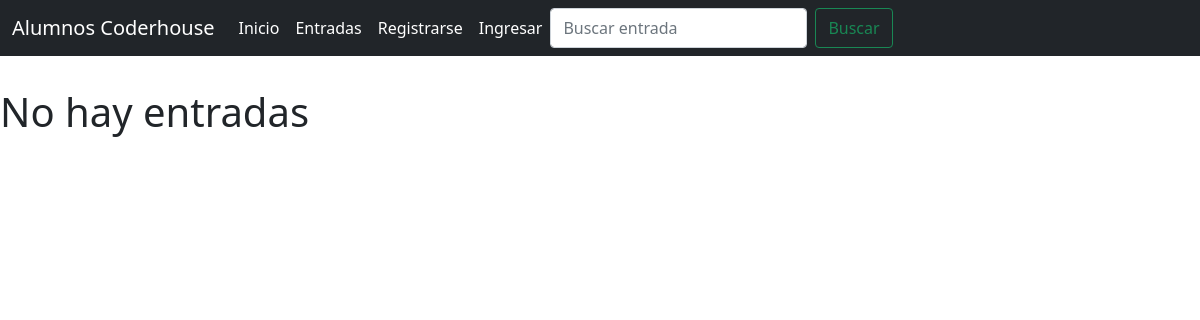
Page /entradas/listado on the earlier database version.
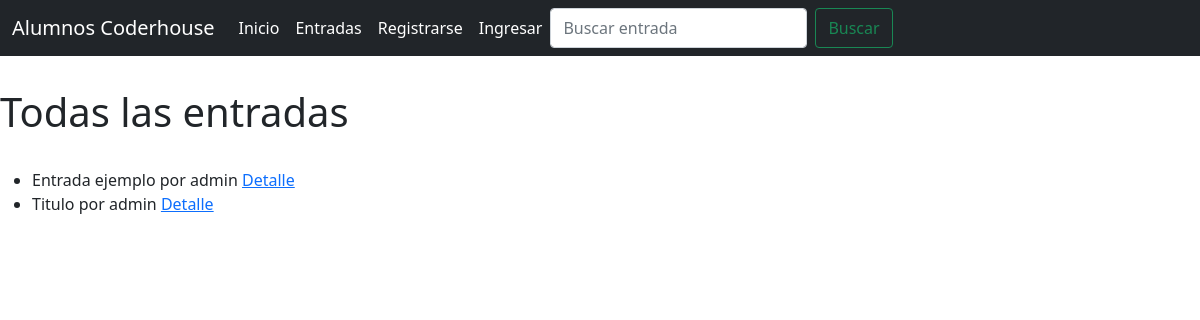
Same page on the later database version.
### AlumnosCoder/models.py (models this page shows, shortened)
class EntradaDeBlog(models.Model):
    titulo_entrada = models.CharField(max_length=50)
    subtitulo_entrada= models.CharField (max_length = 30)
    descripcion = models.CharField (max_length = 200)
    fecha_creacion = models.DateTimeField(auto_now_add=True)
    editor = models.ForeignKey(to=User,on_delete=models.CASCADE,default = 1,related_name="editor")
    imagen = models.ImageField(upload_to="entradas", null=True, blank=True)

### AlumnosCoder/views.py (the view)
# urls.py: path('entradas/listado', Entradalist.as_view(), name = "entradadeblog_list"),
class Entradalist(ListView):
    model = EntradaDeBlog
    context_object_name = "entradas"

### AlumnosCoder/templates/AlumnosCoder/entradadeblog_list.html (shortened to what this page needs)
{% extends "AlumnosCoder/base.html" %}
{% load static %}
{%block main%}
<br>
<br>
{%if not entradas%}
    <h1>No hay entradas </h1>
{%else%}
<h1>Todas las entradas</h1>
<br>
<ul>
    {% for entrada in entradas %}
    <li> {{entrada.titulo_entrada}} por {{entrada.editor}}
    <a href="{% url 'entrada_detalle' entrada.id %}">Detalle</a>
</li>
{% endfor %}
</ul>
{% endif %}
{% endblock %}

### AlumnosCoder/templates/AlumnosCoder/base.html (shortened to what this page needs)
<!doctype html>
<html lang="en">
  <head>
    {% load static %}
    <link rel="stylesheet" href="{% static 'base_template.css' %}">
<link href="../../static/AlumnosCoder/css/base_template.css" rel="stylesheet">
    <link href="base_template.css" rel="stylesheet">
  </head>
  <body>
    <header>
        <nav class="navbar navbar-expand-md navbar-dark fixed-top bg-dark">
          <div class="container-fluid">
            <a class="navbar-brand" href="">Alumnos Coderhouse</a>
            <div class="collapse navbar-collapse" id="navbarCollapse">
              <ul class="navbar-nav me-auto mb-2 mb-md-0">
                <li class="nav-item">
                  <a class="nav-link active" aria-current="page" href="{% url 'inicio' %}">Inicio</a>
                </li>
                <li class="nav-item">
                  <a class="nav-link active" aria-current="page" href="{% url 'entradadeblog_list' %}">Entradas</a>
                </li>
                {% if user.is_authenticated %}
                <li class="nav-item">
                    <a class="nav-link active" href="{% url 'mis_posts' %}">Mis entradas</a>
                  </li>
                <li class="nav-item">
                    <li class="nav-item">
                        <a class="nav-link active" href="{% url 'crear_entrada' %}">Nueva entrada</a>
                      </li>
                    <li class="nav-item">
                    <a class="nav-link active" aria-current="page" href="{% url 'salir' %}">{{ user.username }} | Salir</a>
                  </li>
                {% else %}
                <li class="nav-item">
                    <a class="nav-link active" aria-current="page" href="{% url 'registro' %}">Registrarse</a>
                  </li>
                  <li class="nav-item">
                    <a class="nav-link active" aria-current="page" href="{% url 'ingresar' %}">Ingresar</a>
                  </li>
                  {% endif %}
                  <form class="d-flex" action = "{% url 'buscar_entrada' %}">
                    <input class="form-control me-2" name = "criterio" type="search" placeholder="Buscar entrada" aria-label="Search">
                    <button class="btn btn-outline-success" type="submit">Buscar</button>
                  </form>
            </div>
          </div>
        </nav>
      </header>
      <footer class="container">
        <p>CHIARA FACAL - 2023 </p>
      </footer>
{% block main %}
{% endblock %}
  </body>
</html>

Differences in the rows shown:
added EntradaDeBlog: titulo_entrada "Entrada ejemplo", editor "admin"
added EntradaDeBlog: titulo_entrada "Titulo", editor "admin"
Other differences:
text no longer shown: "No hay entradas"
text now shown: "Todas las entradas"
